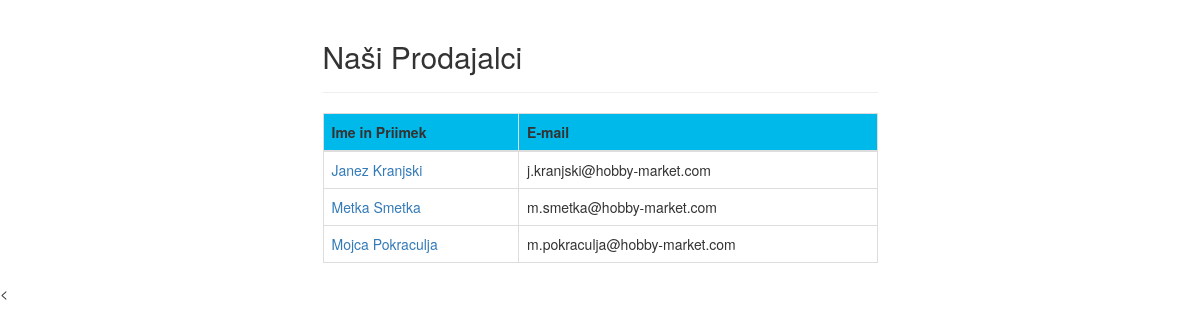
The page / on the database its author committed.
### tables this page shows
CREATE TABLE `vendors` (
  `id` int(10) UNSIGNED NOT NULL,
  `name` varchar(155) NOT NULL,
  `surname` varchar(155) NOT NULL,
  `email` varchar(255) NOT NULL,
  `phone` varchar(255) DEFAULT NULL,
  `created_at` timestamp NULL DEFAULT NULL,
  `updated_at` timestamp NULL DEFAULT NULL
);

### SaleController.php (called while the page is built, shortened)
<?php
include 'Vendor.php';
include 'VendorView.php';
class SaleController
{
    public function showAllVendors()
    {
        $vendor = new Vendor();
        $vendors = $vendor->getAll();
        $view = new VendorView();
        $view->renderVendors($vendors);
    }
}

### Connection.php (called while the page is built, shortened)
<?php
class Connection
{
    private $servername = "localhost";
    private $username = "vnesi svoje uporabniško ime";
    private $password = "vnesi svoje geslo";
    private $database = "vnesi ime baze";
    private $connection;
    public function __construct()
    {
        $this->connection = new PDO("mysql:host=$this->servername;dbname=$this->database", $this->username, $this->password);
        $this->connection->setAttribute(PDO::ATTR_ERRMODE, PDO::ERRMODE_EXCEPTION);
    }
    public function query($tablename)
    {
        return $this->connection->query("SELECT * FROM $tablename");
    }
}

### Vendor.php (called while the page is built, shortened)
<?php
class Vendor
{
    private $connection;
    public function __construct()
    {
        $this->connection = new Connection();
    }
    public function getAll()
    {
        return $this->connection->query('vendors');
    }
}

### VendorView.php (the view, shortened to what this page needs)
<?php
include 'Connection.php';
class VendorView
{
    public function renderVendors($vendors)
    {
        foreach ($vendors as $vendor)
        {
            echo "<tr >".
                "<td>"."<a href=".'/trgovina/vendor_sales.php?id='.$vendor["id"].'>'.$vendor['name']." ".$vendor['surname']."</a>".
                "</td>".
                "<td>".$vendor['email']."</td>".
                "</tr>";
        }
    }
}

### rows shown on the page
vendors: name "Janez", surname "Kranjski", email "j.kranjski@hobby-market.com"
vendors: name "Metka", surname "Smetka", email "m.smetka@hobby-market.com"
vendors: name "Mojca", surname "Pokraculja", email "m.pokraculja@hobby-market.com"
